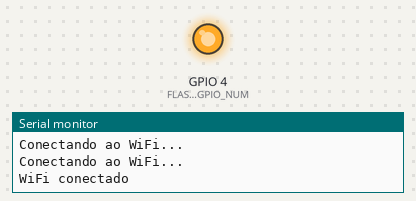
A sketch run on a simulated ESP32. Parts: output pins drawn as LEDs (lit = HIGH), the last lines printed to the serial monitor. WiFi joins after 1.5 s; servers stay silent unless stated; uploads are accepted with an empty reply; the camera gives no picture.

Above: at 2.48 s.
At 32.6 s:
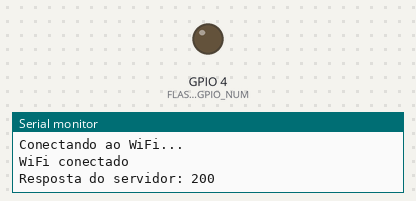
Timing chart, 0 to 80.8 s (numbered marks = the images above):
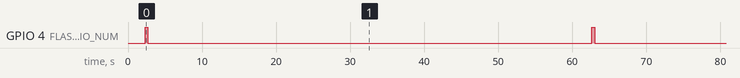

The sketch:

Camera_Arduino.ino
```cpp
#include "esp_camera.h"
#include "Arduino.h"
#include <WiFi.h>
#include <HTTPClient.h>
#include "Base64.h" // Biblioteca para conversão em base64

#define PWDN_GPIO_NUM    32
#define RESET_GPIO_NUM   -1
#define XCLK_GPIO_NUM    0
#define SIOD_GPIO_NUM    26
#define SIOC_GPIO_NUM    27

#define Y9_GPIO_NUM      35
#define Y8_GPIO_NUM      34
#define Y7_GPIO_NUM      39
#define Y6_GPIO_NUM      36
#define Y5_GPIO_NUM      21
#define Y4_GPIO_NUM      19
#define Y3_GPIO_NUM      18
#define Y2_GPIO_NUM      5
#define VSYNC_GPIO_NUM   25
#define HREF_GPIO_NUM    23
#define PCLK_GPIO_NUM    22

// Pino do flash LED
#define FLASH_GPIO_NUM   4

//const char* ssid = "Variani404";
//const char* password = "ap4042022rv";
//const char* ssid = "Auri mayolo";
//const char* password = "auri2019";
const char* ssid = "TCC_Claudinei";
const char* password = "fune3011@";

const char* chave = "{6F8111FF-45B9-4971-BF38-61310B11D9B5}";

void sendImageToServer() {
  // Captura uma foto
  camera_fb_t *fb = esp_camera_fb_get();
  if (!fb) {
    Serial.println("Falha ao capturar imagem");
    return;
  }

  // Converte a imagem para base64
  String imageBase64 = base64::encode(fb->buf, fb->len);

  // Cria o JSON com a imagem em base64
  String json = "{\"imagem\": \"" + imageBase64 + "\", \"chave\": \"" + chave + "\"}";

  // Faz o POST para o servidor
  if (WiFi.status() == WL_CONNECTED) {
    HTTPClient http;
    http.begin("http://192.168.0.100:9000/imagens");
    http.addHeader("Content-Type", "application/json");

    int httpResponseCode = http.POST(json);

    if (httpResponseCode > 0) {
      Serial.printf("Resposta do servidor: %d\n", httpResponseCode);
    } else {
      Serial.printf("Erro ao enviar a imagem: %s\n", http.errorToString(httpResponseCode).c_str());
    }

    http.end();
  }

  // Libera o buffer da imagem
  esp_camera_fb_return(fb);
}

void setup() {
  Serial.begin(115200);

  // Configura o pino do flash como saída
  pinMode(FLASH_GPIO_NUM, OUTPUT);
  digitalWrite(FLASH_GPIO_NUM, LOW); // Flash desligado inicialmente

  // Conectando ao WiFi
  WiFi.begin(ssid, password);
  while (WiFi.status() != WL_CONNECTED) {
    delay(1000);
    Serial.println("Conectando ao WiFi...");
  }
  Serial.println("WiFi conectado");

  // Configurando a câmera
  camera_config_t config;
  config.ledc_channel = LEDC_CHANNEL_0;
  config.ledc_timer = LEDC_TIMER_0;
  config.pin_d0 = Y2_GPIO_NUM;
  config.pin_d1 = Y3_GPIO_NUM;
  config.pin_d2 = Y4_GPIO_NUM;
  config.pin_d3 = Y5_GPIO_NUM;
  config.pin_d4 = Y6_GPIO_NUM;
  config.pin_d5 = Y7_GPIO_NUM;
  config.pin_d6 = Y8_GPIO_NUM;
  config.pin_d7 = Y9_GPIO_NUM;
  config.pin_xclk = XCLK_GPIO_NUM;
  config.pin_pclk = PCLK_GPIO_NUM;
  config.pin_vsync = VSYNC_GPIO_NUM;
  config.pin_href = HREF_GPIO_NUM;
  config.pin_sscb_sda = SIOD_GPIO_NUM;
  config.pin_sscb_scl = SIOC_GPIO_NUM;
  config.pin_pwdn = PWDN_GPIO_NUM;
  config.pin_reset = RESET_GPIO_NUM;
  config.xclk_freq_hz = 20000000;
  config.pixel_format = PIXFORMAT_JPEG;
  config.frame_size = FRAMESIZE_SVGA;
  config.jpeg_quality = 10;
  config.fb_count = 1;

  // Inicializa a câmera
  esp_err_t err = esp_camera_init(&config);
  if (err != ESP_OK) {
    Serial.printf("Falha ao iniciar a câmera, erro: 0x%x", err);
    return;
  }
}

void loop() {
  // Liga o flash antes de capturar a imagem
  digitalWrite(FLASH_GPIO_NUM, HIGH);
  delay(100); // Pequeno atraso para garantir que o flash esteja ligado

  // Envia a imagem para o servidor
  sendImageToServer();

  // Desliga o flash após capturar e enviar a imagem
  digitalWrite(FLASH_GPIO_NUM, LOW);

  // Espera 5 segundos antes de capturar e enviar outra imagem
  delay(60000);
}
```

Measured:
- by itself, GPIO 4 (FLASH_GPIO_NUM): alternates HIGH for 0.36 s and LOW for 60.0 s
